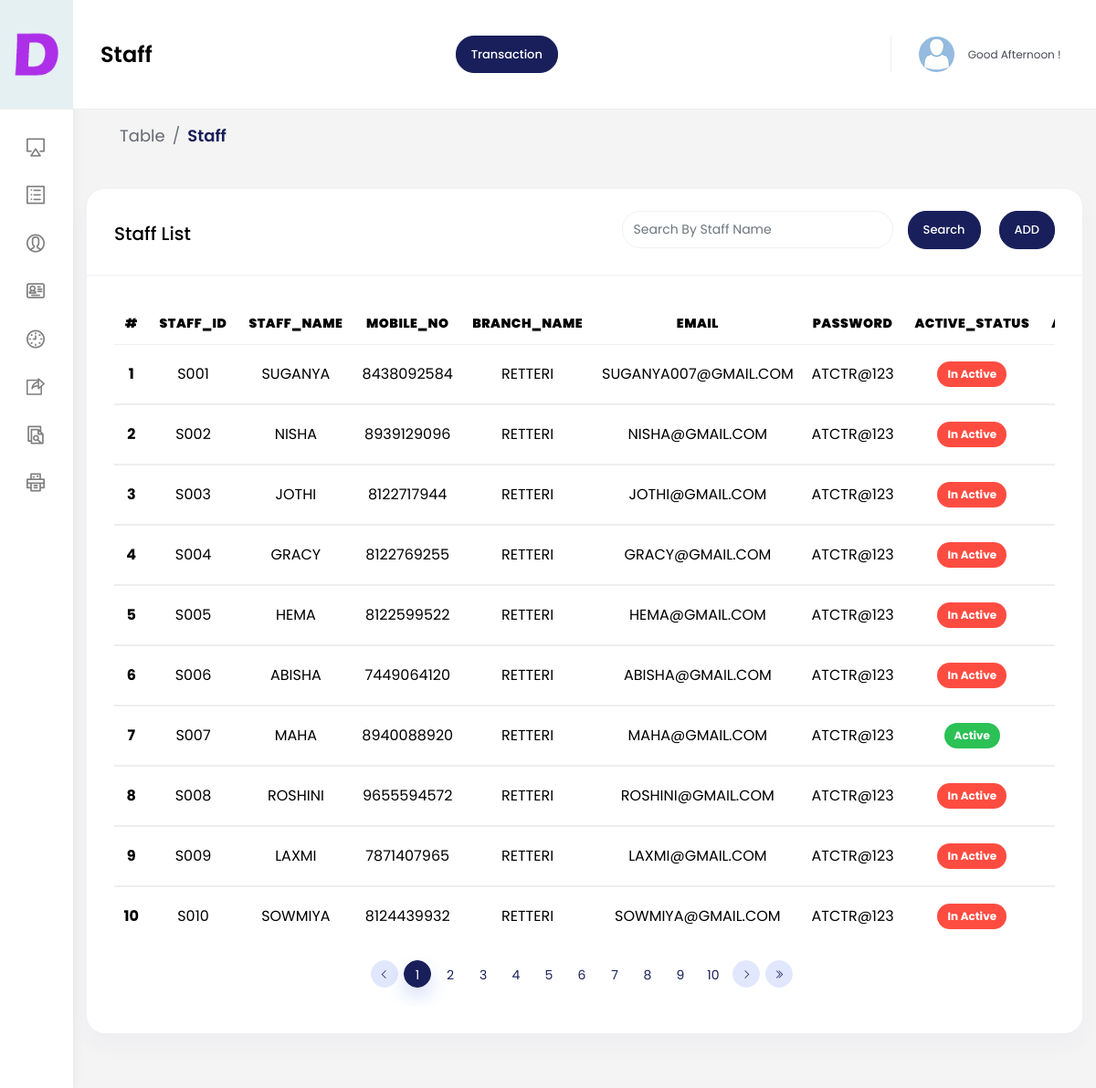
Screenshot of /staff_profile/index.php with the database file from the repository.
### tables this page shows
CREATE TABLE `staff_profile` (
  `id` int(50) NOT NULL,
  `staff_id` varchar(100) NOT NULL,
  `staff_name` varchar(100) NOT NULL,
  `mobile` varchar(100) NOT NULL,
  `email` varchar(100) NOT NULL,
  `address` varchar(200) NOT NULL,
  `doj` date NOT NULL,
  `branch_name` varchar(100) NOT NULL,
  `password` varchar(100) NOT NULL,
  `panel_api_key` varchar(50) NOT NULL,
  `access_status` int(11) NOT NULL
);

CREATE TABLE `branch_profile` (
  `id` int(50) NOT NULL,
  `branch_id` varchar(100) NOT NULL,
  `branch_name` varchar(100) NOT NULL,
  `incharge` varchar(100) NOT NULL,
  `mobile` varchar(100) NOT NULL,
  `email` varchar(100) NOT NULL,
  `password` varchar(50) NOT NULL,
  `panel_api_key` varchar(50) NOT NULL,
  `location` varchar(100) NOT NULL,
  `access_status` int(11) NOT NULL DEFAULT 0,
  `batchA_count` varchar(50) NOT NULL,
  `batchA_date` date NOT NULL,
  `batchB_count` varchar(50) NOT NULL,
  `batchB_date` date NOT NULL,
  `batchC_count` varchar(50) NOT NULL,
  `batchC_date` date NOT NULL
);

### staff_profile/index.php (the view, shortened to what this page needs)
<?php Include("../includes/connection.php");
$page= $_GET['page_no'];
$search= $_GET['search'];
$branch_nameS= $_GET['branch_nameS']== ''?"all":$_GET['branch_nameS'];
if($page=='') {
    $page=1;
}
$pageSql= $page-1;
$start=$pageSql*10;
?>
<!DOCTYPE html>
<html lang="en">
<head>
    <link href="../vendor/jqvmap/css/jqvmap.min.css" rel="stylesheet">
    <link rel="stylesheet" href="../vendor/chartist/css/chartist.min.css">
    <link href="../vendor/jqvmap/css/jqvmap.min.css" rel="stylesheet">
    <link href="../vendor/bootstrap-select/dist/css/bootstrap-select.min.css" rel="stylesheet">
    <link href="../css/style.css" rel="stylesheet">
    <link href="../vendor/owl-carousel/owl.carousel.css" rel="stylesheet">
    <link rel="stylesheet" href="https://cdnjs.cloudflare.com/ajax/libs/font-awesome/6.0.0/css/all.min.css" />
    <link href="../vendor/bootstrap-daterangepicker/daterangepicker.css" rel="stylesheet">
    <link href="../vendor/clockpicker/css/bootstrap-clockpicker.min.css" rel="stylesheet">
    <link href="../vendor/bootstrap-material-datetimepicker/css/bootstrap-material-datetimepicker.css" rel="stylesheet">
    <link rel="stylesheet" href="../vendor/pickadate/themes/default.css">
    <link rel="stylesheet" href="../vendor/pickadate/themes/default.date.css">
    <link href="../vendor/summernote/summernote.css" rel="stylesheet">
    <link rel="stylesheet" href="https://cdnjs.cloudflare.com/ajax/libs/bootstrap-datetimepicker/4.7.14/css/bootstrap-datetimepicker.min.css">
</head>
<body>
<div id="main-wrapper">
    <?php
    Include ('../includes/header.php') ?>
    <div class="content-body">
        <div class="page-titles" style="margin-left: 21px;">
            <ol class="breadcrumb">
                <li class="breadcrumb-item"><a href="javascript:void(0)">Table</a></li>
                <li class="breadcrumb-item active"><a href="javascript:void(0)">Staff</a></li>
            </ol>
        </div>
        <div class="col-lg-12">
            <div class="card">
                <div class="card-header">
                    <h4 class="card-title">Staff List</h4>
                    <div style="display: flex;justify-content: flex-end;">
                        <form class="form-inline">
                            <div class="form-group mx-sm-3 mb-2">
                                <input type="text" class="form-control" placeholder="Search By Staff Name" name="search" id="search" style="border-radius:20px;color:black;" >
                            </div>
                            <button type="submit" class="btn btn-primary mb-2">Search</button>
                        </form>
                        <button type="button" class="btn btn-primary mb-2" data-toggle="modal" data-target="#career_list" style="margin-left: 20px;" onclick="addTitle()">ADD</button>
                    </div>
                </div>
                <div class="card-body">
                    <div class="table-responsive">
                        <table class="table table-responsive-md" style="text-align: center;">
                            <thead>
                            <tr>
                                <th class="width80"><strong>#</strong></th>
                                <th><strong>STAFF_ID</strong></th>
                                <th><strong>STAFF_NAME</strong></th>
                                <th><strong>MOBILE_NO</strong></th>
                                <th><strong>BRANCH_NAME</strong></th>
                                <th><strong>EMAIL</strong></th>
                                <th><strong>PASSWORD</strong></th>
                                <th><strong>ACTIVE_STATUS</strong></th>
                              <th><strong>ACTION</strong></th>
                            </tr>
                            </thead>
                            <?php
                            if($search == "" && $branch_nameS == "all") {
                               $sql = "SELECT * FROM staff_profile WHERE id>0 $addedBranchSerach  ORDER BY id  LIMIT $start,10";
                            }
                            elseif($search != "" && $branch_nameS == "all") {
                                $sql = "SELECT * FROM staff_profile WHERE staff_name LIKE '%$search%' $addedBranchSerach ORDER BY id  LIMIT $start,10";
                            }
                            elseif($search == "" && $branch_nameS != "all") {
                                $sql = "SELECT * FROM staff_profile WHERE branch_name = '$branch_nameS' $addedBranchSerach ORDER BY id  LIMIT $start,10";
                            }
                            else {
                                $sql = "SELECT * FROM staff_profile WHERE staff_name LIKE '%$search%' AND branch_name = '$branch_nameS' $addedBranchSerach ORDER BY id  LIMIT $start,10";
                            }
                            $result = mysqli_query($conn, $sql);
                            if (mysqli_num_rows($result)>0) {
                            $sNo = $start;
                            while($row = mysqli_fetch_assoc($result)) {
                            $sNo++;
                            if($row['access_status'] == 1){
                                $statColor = 'success';
                                $statCont = 'Active';
                            }
                            else {
                                $statColor = 'danger';
                                $statCont = 'In Active';
                            }
                            $branchId = $row['branch_name'];
                            $sqlbranchName="SELECT * FROM `branch_profile` WHERE branch_id='$branchId'";
                            $resultBranchName=mysqli_query($conn,$sqlbranchName);
                            if(mysqli_num_rows($resultBranchName) > 0) {
                                $rowBranchName = mysqli_fetch_assoc($resultBranchName);
                                $branchName = $rowBranchName['branch_name'];
                            }
                            ?>
                            <tbody>
                            <tr>
                                <td><strong><?php echo $sNo;?></strong></td>
                                <td><?php echo strtoupper($row['staff_id'])?></td>
                                   <td> <?php echo strtoupper($row['staff_name'])?> </td>
                                   <td> <?php echo $row['mobile']?> </td>
                                   <td> <?php echo strtoupper($branchName)?> </td>
                                   <td> <?php echo strtoupper($row['email'])?> </td>
                                   <td> <?php echo strtoupper($row['password'])?> </td>
                                   <td> <span class="badge badge-pill badge-<?php echo $statColor?>"><?php echo $statCont?></span>
                                   </td>
                                <td>
                                    <div class="dropdown">
                                    </div>
                                </td>
                            </tr>
                            <?php } }
                            ?>
                            </tbody>
                        </table>
                        <div class="col-12 pl-3" style="display: flex;justify-content: center;">
                            <nav>
                                <ul class="pagination pagination-gutter pagination-primary pagination-sm no-bg">
                                    <?php
                                    $prevPage=abs($page-1);
                                        ?>
                                        <?php
                                    if($prevPage==0)
                                    {
                                        ?>
                                        <li class="page-item page-indicator"><a class="page-link" href="javascript:void(0);"><i class="la la-angle-left"></i></a></li>
                                        <?php
                                    }
                                    else
                                    {
                                        ?>
                                        <li class="page-item page-indicator"><a class="page-link" href="?page_no=<?php echo $prevPage?>&search=<?php echo $search ?>&branch_nameS=<?php echo $branch_nameS ?>"><i class="la la-angle-left"></i></a></li>
                                        <?php
                                    }
                                    if($search == "" && $branch_nameS == "all") {
                                        $sql = "SELECT COUNT(id) as count FROM staff_profile WHERE id>0 $addedBranchSerach";
                                    }
                                    elseif($search != "" && $branch_nameS == "all") {
                                        $sql = "SELECT COUNT(id) as count FROM staff_profile WHERE staff_name LIKE '%$search%' $addedBranchSerach";
                                    }
                                    elseif($search == "" && $branch_nameS != "all") {
                                        $sql = "SELECT COUNT(id) as count FROM staff_profile WHERE branch_name = '$branch_nameS' $addedBranchSerach";
                                    }
                                    else {
                                        $sql = "SELECT COUNT(id) as count FROM staff_profile WHERE staff_name LIKE '%$search%' AND branch_name = '$branch_nameS' $addedBranchSerach";
                                    }
                                    $result = mysqli_query($conn, $sql);
                                    if (mysqli_num_rows($result)) {
                                        $row = mysqli_fetch_assoc($result);
                                        $count = $row['count'];
                                        $show = 10;
                                        $get = $count / $show;
                                        $pageFooter = floor($get);
                                        if ($get > $pageFooter) {
                                            $pageFooter++;
                                        }
                                        for ($i = 1; $i <= $pageFooter; $i++) {
                                            if($i==$page) {
                                                $active = "active";
                                            }
                                            else {
                                                $active = "";
                                            }
                                            if($i<=($pageSql+10) && $i>$pageSql || $pageFooter<=10) {
                                                ?>
                                                <li class="page-item <?php echo $active ?>"><a class="page-link"
                                                                                               href="?page_no=<?php echo $i ?>&search=<?php echo $search ?>&branch_nameS=<?php echo $branch_nameS ?>"><?php echo $i ?></a>
                                                </li>
                                                <?php
                                            }
                                        }
                                        $nextPage=$page+1;
                                        if($nextPage>$pageFooter)
                                        {
                                            ?>
                                            <li class="page-item page-indicator"><a class="page-link" href="javascript:void(0);"><i class="la la-angle-right"></i></a></li>
                                            <?php
                                        }
                                        else
                                        {
                                            ?>
                                            <li class="page-item page-indicator"><a class="page-link" href="?page_no=<?php echo $nextPage ?>&search=<?php echo $search ?>&branch_nameS=<?php echo $branch_nameS ?>"><i class="la la-angle-right"></i></a></li>
                                            <?php
                                        }
                                        if($nextPage<$pageFooter)
                                        {
                                            ?>
                                            <li class="page-item page-indicator"><a class="page-link" href="?page_no=<?php echo $pageFooter ?>&search=<?php echo $search ?>&branch_nameS=<?php echo $branch_nameS ?>"><i class="la la-angle-double-right"></i></a></li>
                                            <?php
                                        }
                                    }
                                    ?>
                                </ul>
                            </nav>
                        </div>
                    </div>
                </div>
            </div>
        </div>
    </div>
    <?php Include ('../includes/footer.php') ?>
</div>
</body>
</html>

### rows the page displays
staff_profile: staff "S001", staff_name "SUGANYA", mobile "8438092584", branch_profile.branch_name "RETTERI", email "SUGANYA007@GMAIL.COM", password "ATCTR@123", access_status "In Active"
staff_profile: staff "S002", staff_name "NISHA", mobile "8939129096", branch_profile.branch_name "RETTERI", email "NISHA@GMAIL.COM", password "ATCTR@123", access_status "In Active"
staff_profile: staff "S003", staff_name "JOTHI", mobile "8122717944", branch_profile.branch_name "RETTERI", email "JOTHI@GMAIL.COM", password "ATCTR@123", access_status "In Active"
staff_profile: staff "S004", staff_name "GRACY", mobile "8122769255", branch_profile.branch_name "RETTERI", email "GRACY@GMAIL.COM", password "ATCTR@123", access_status "In Active"
staff_profile: staff "S005", staff_name "HEMA", mobile "8122599522", branch_profile.branch_name "RETTERI", email "HEMA@GMAIL.COM", password "ATCTR@123", access_status "In Active"
staff_profile: staff "S006", staff_name "ABISHA", mobile "7449064120", branch_profile.branch_name "RETTERI", email "ABISHA@GMAIL.COM", password "ATCTR@123", access_status "In Active"
staff_profile: staff "S007", staff_name "MAHA", mobile "8940088920", branch_profile.branch_name "RETTERI", email "MAHA@GMAIL.COM", password "ATCTR@123", access_status "Active"
staff_profile: staff "S008", staff_name "ROSHINI", mobile "9655594572", branch_profile.branch_name "RETTERI", email "ROSHINI@GMAIL.COM", password "ATCTR@123", access_status "In Active"
staff_profile: staff "S009", staff_name "LAXMI", mobile "7871407965", branch_profile.branch_name "RETTERI", email "LAXMI@GMAIL.COM", password "ATCTR@123", access_status "In Active"
staff_profile: staff "S010", staff_name "SOWMIYA", mobile "8124439932", branch_profile.branch_name "RETTERI", email "SOWMIYA@GMAIL.COM", password "ATCTR@123", access_status "In Active"

### other values shown
$header_name "Staff"
